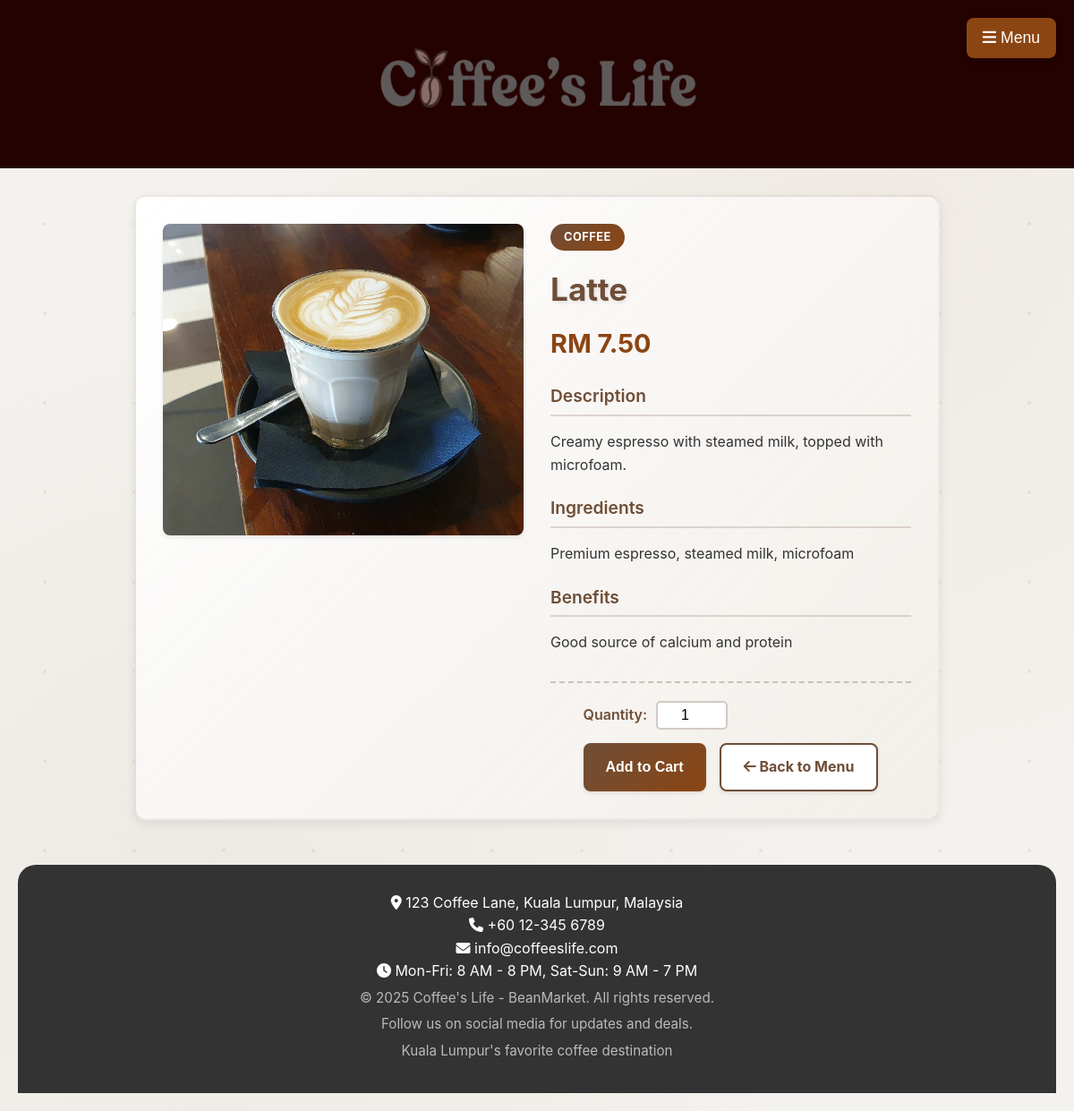
/UI/UI3_product_details.php?id=3, run on the app's committed database.
### tables this page shows
CREATE TABLE `product` (
  `id` int(11) NOT NULL,
  `name` varchar(100) NOT NULL,
  `category` varchar(50) NOT NULL,
  `description` text DEFAULT NULL,
  `ingredients` text DEFAULT NULL,
  `benefits` text DEFAULT NULL,
  `price` decimal(10,2) NOT NULL,
  `quantity` int(11) DEFAULT 0,
  `image` varchar(255) DEFAULT NULL,
  `created_at` timestamp NOT NULL DEFAULT current_timestamp(),
  `updated_at` timestamp NOT NULL DEFAULT current_timestamp() ON UPDATE current_timestamp()
);

### functions/functions.php (called while the page is built, shortened)
<?php
require_once __DIR__ . '/../config.php';
function getProductById($id)
{
    global $pdo;
    try {
        $stmt = $pdo->prepare("SELECT * FROM product WHERE id = ?");
        $stmt->execute([$id]);
        return $stmt->fetch();
    } catch (PDOException $e) {
        error_log("Error fetching product by ID: " . $e->getMessage());
        return false;
    }
}

### UI/UI3_product_details.php (the view, shortened to what this page needs)
<?php
require_once '../functions/functions.php';
if (isset($_GET['id']) && is_numeric($_GET['id'])) {
    $productId = $_GET['id'];
    $product = getProductById($productId);
} else {
    header("Location: UI2_menu.php");
    exit;
}
include '../header.php';
?>
<link rel="stylesheet" href="../css/product-details.css">
<div class="product-details">
    <div class="product-image">
        <?php if ($product['image']): ?>
            <img src="../<?php echo htmlspecialchars($product['image']); ?>"
                alt="<?php echo htmlspecialchars($product['name']); ?>"
                onerror="this.src='https://placehold.co/350x250/6F4E37/ffffff?text=<?php echo urlencode($product['name']); ?>'">
        <?php else: ?>
            <img src="https://placehold.co/350x250/6F4E37/ffffff?text=<?php echo urlencode($product['name']); ?>"
                alt="<?php echo htmlspecialchars($product['name']); ?>">
        <?php endif; ?>
    </div>
    <div class="product-info">
        <?php if (isset($product['category'])): ?>
            <span class="category-badge"><?php echo htmlspecialchars($product['category']); ?></span>
        <?php endif; ?>
        <h1><?php echo htmlspecialchars($product['name']); ?></h1>
        <div class="price">RM <?php echo htmlspecialchars(number_format($product['price'], 2)); ?></div>
        <?php if (!empty($product['description'])): ?>
            <div class="section">
                <h3>Description</h3>
                <p><?php echo nl2br(htmlspecialchars($product['description'])); ?></p>
            </div>
        <?php endif; ?>
        <?php if (!empty($product['ingredients'])): ?>
            <div class="section">
                <h3>Ingredients</h3>
                <p><?php echo nl2br(htmlspecialchars($product['ingredients'])); ?></p>
            </div>
        <?php endif; ?>
        <?php if (!empty($product['benefits'])): ?>
            <div class="section">
                <h3>Benefits</h3>
                <p><?php echo nl2br(htmlspecialchars($product['benefits'])); ?></p>
            </div>
        <?php endif; ?>
        <div class="add-to-cart-section">
            <form action="../functions/function2_add_to_cart.php" method="post" class="add-to-cart-form" id="addToCartForm">
                <div class="quantity-selector">
                    <label for="quantity">Quantity:</label>
                    <input type="number" id="quantity" name="quantity" value="1" min="1" max="10">
                </div>
                <div class="product-actions">
                    <input type="submit" value="Add to Cart" class="btn btn-primary">
                    <a href="UI2_menu.php" class="btn btn-secondary">
                        <i class="fas fa-arrow-left"></i> Back to Menu
                    </a>
                </div>
            </form>
        </div>
    </div>
</div>
<?php include '../footer.php'; ?>

### css/global.css (style rules this page uses)
:root { --primary-brown: #6F4E37; --secondary-brown: #8B4513; --light-brown: #A0522D; --dark-brown: #4A0404; --cream-bg: #f4f2ee; --light-cream: #f8f9fa; --white: #ffffff; --text-primary: #333333; --text-secondary: #555555; --text-light: #777777; --text-white: #ffffff; --accent-blue: #007bff; --accent-blue-hover: #0056b3; --success-green: #28a745; --success-green-hover: #218838; --danger-red: #dc3545; --danger-red-hover: #c82333; --warning-yellow: #ffc107; --spacing-xs: 5px; --spacing-sm: 10px; --spacing-md: 15px; --spacing-lg: 20px; --spacing-xl: 30px; --border-radius-sm: 5px; --border-radius-md: 8px; --border-radius-lg: 12px; --shadow-light: 0 2px 4px rgba(0, 0, 0, 0.1); --shadow-medium: 0 4px 8px rgba(0, 0, 0, 0.15); --shadow-heavy: 0 4px 12px rgba(0, 0, 0, 0.08); --font-family: 'Inter', Arial, sans-serif; --font-weight-normal: 400; --font-weight-bold: 600; }
*, *::before, *::after { box-sizing: border-box; }
body { font-family: var(--font-family); margin: 0; padding: var(--spacing-lg); background-color: var(--cream-bg); color: var(--text-primary); line-height: 1.6; min-height: 100vh; background-image: radial-gradient(circle at 20% 80%, rgba(111, 78, 55, 0.05) 0%, transparent 50%), radial-gradient(circle at 80% 20%, rgba(139, 69, 19, 0.05) 0%, transparent 50%); }
body::before { content: ''; position: fixed; top: 0; left: 0; width: 100%; height: 100%; background-size: 100px 100px; pointer-events: none; z-index: -1; }
h1, h2, h3, h4, h5, h6 { color: var(--primary-brown); margin-top: 0; margin-bottom: var(--spacing-md); font-weight: var(--font-weight-bold); }
h1 { font-size: 2.5em; text-shadow: 2px 2px 4px rgba(0, 0, 0, 0.1); }
h3 { font-size: 1.5em; color: var(--secondary-brown); }
p { margin-bottom: var(--spacing-sm); color: var(--text-secondary); }
a { color: var(--accent-blue); text-decoration: none; transition: color 0.3s ease; }
.btn { display: inline-block; padding: var(--spacing-sm) var(--spacing-xl); background: linear-gradient(135deg, var(--secondary-brown) 0%, var(--primary-brown) 100%); color: var(--white); border: none; border-radius: var(--border-radius-md); cursor: pointer; font-size: 1em; font-weight: var(--font-weight-bold); text-align: center; text-decoration: none; transition: all 0.3s ease; box-shadow: var(--shadow-light); position: relative; overflow: hidden; }
.btn::before { content: ''; position: absolute; top: 0; left: -100%; width: 100%; height: 100%; background: linear-gradient(90deg, transparent, rgba(255,255,255,0.2), transparent); transition: left 0.5s; }

### css/header.css (style rules this page uses)
*, *::before, *::after { box-sizing: border-box; }
body { font-family: 'Inter', sans-serif; margin: 0; overflow-x: hidden; background-color: #f4f2ee; color: #333; }

### css/home_page.css (style rules this page uses)
*, *::before, *::after { box-sizing: border-box; }
body { font-family: 'Inter', sans-serif; margin: 0; overflow-x: hidden; background-color: #f4f2ee; color: #333; }

### css/components.css (style rules this page uses)
.btn-primary { background-color: #28a745; color: white; }
.btn-secondary { background-color: #6c757d; color: white; }

### data on the page
product: image (picture), category "COFFEE", name "Latte", price "7.50", description "Creamy espresso with steamed milk, topped with microfoam.", ingredients "Premium espresso, steamed milk, microfoam", benefits "Good source of calcium and protein"
